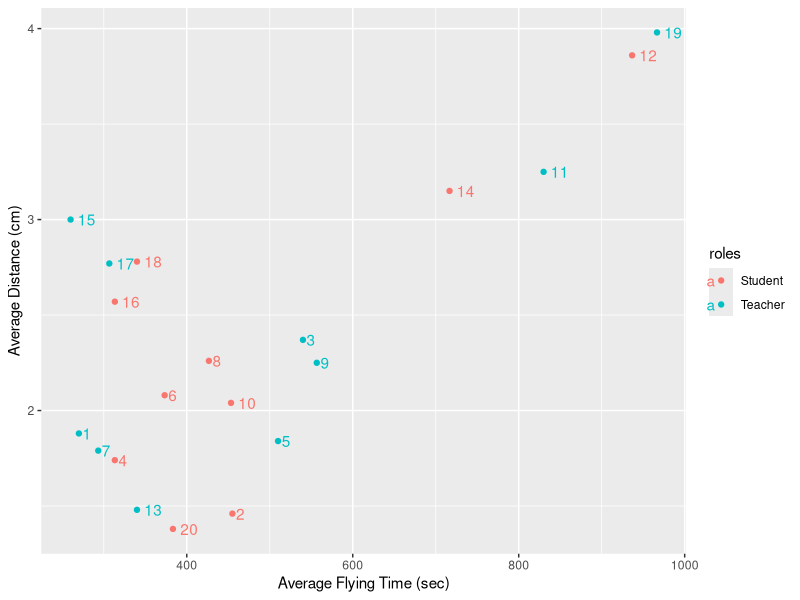
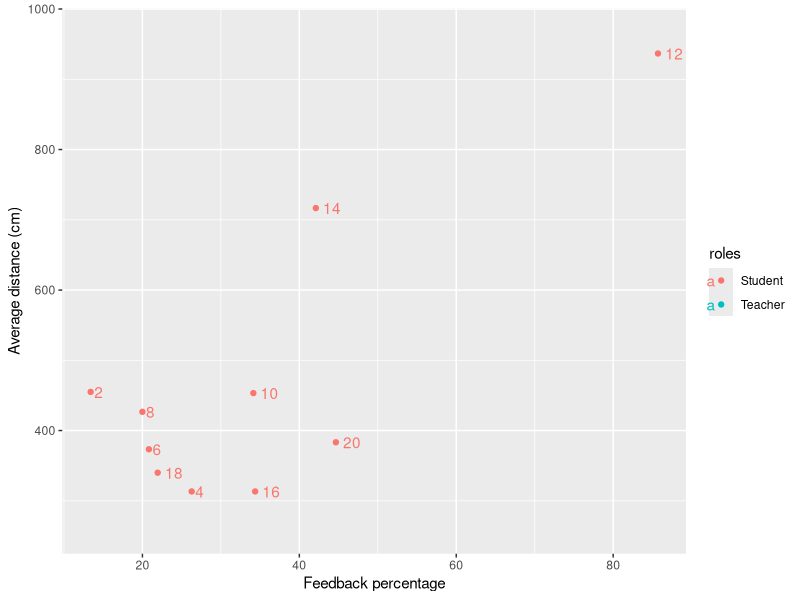

Source code (R) for these figures, in order:
## ---- chunk 1
knitr::opts_chunk$set(echo = TRUE)
## ---- chunk 2
library(dplyr)
library(ggplot2)
library(knitr)
## ---- chunk 3
coordination<-read.table(file="coordination.csv", header=TRUE, sep=";",dec=",") 
head(coordination) %>% kable()
## ---- chunk 4
str(coordination)
## ---- chunk 5
ggplot(coordination, aes(average_distance, average_flying_time, colour=roles,label=rownames(coordination))) + geom_point() + labs(y = "Average Distance (cm)", x = "Average Flying Time (sec)") +  geom_text(hjust = -0.4)
## ---- chunk 6
ggplot(coordination, aes(feedback_percentage, average_distance, colour=roles,label=rownames(coordination))) + geom_point() + labs(y = "Average distance (cm)", x = "Feedback percentage")+  geom_text(hjust = -0.4) 
